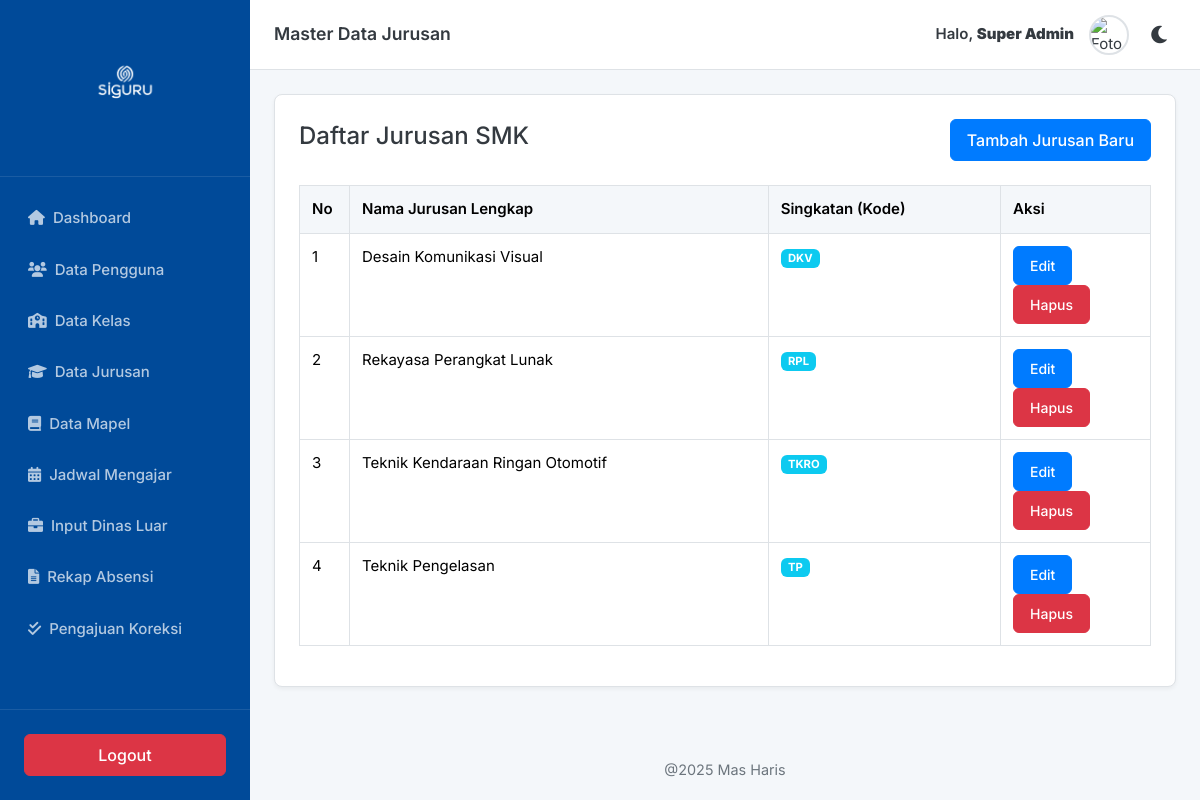
The app's page /manage_jurusan.php (signed in) with its own data.
### tables this page shows
CREATE TABLE
  `jurusan` (
    `id` INT AUTO_INCREMENT PRIMARY KEY,
    `nama_jurusan` VARCHAR(100) NOT NULL,
    `singkatan_jurusan` VARCHAR(10) NOT NULL UNIQUE COMMENT 'Cth: RPL, DKV, TP'
  );

### manage_jurusan.php (the view, shortened to what this page needs)
<?php
require_once 'includes/db.php';
$sql = "SELECT * FROM jurusan ORDER BY nama_jurusan ASC";
$result = $conn->query($sql);
$i = 1;
?>
<?php include 'includes/header.php'; ?>
<div class="card-ui">
    <div style="display: flex; justify-content: space-between; align-items: center;">
        <h4>Daftar Jurusan SMK</h4>
        <a href="edit_jurusan.php" class="btn btn-primary">Tambah Jurusan Baru</a>
    </div>
    <div style="overflow-x: auto; margin-top: 1.5rem;">
        <table class="table">
            <thead>
                <tr>
                    <th style="width: 50px;">No</th>
                    <th>Nama Jurusan Lengkap</th>
                    <th>Singkatan (Kode)</th>
                    <th style="width: 150px;">Aksi</th>
                </tr>
            </thead>
            <tbody>
                <?php if ($result->num_rows > 0): ?>
                    <?php while ($row = $result->fetch_assoc()): ?>
                        <tr>
                            <td><?= $i++; ?></td>
                            <td><?= htmlspecialchars($row['nama_jurusan']); ?></td>
                            <td><span class="badge bg-info"><?= htmlspecialchars($row['singkatan_jurusan']); ?></span></td>
                            <td>
                                <a href="edit_jurusan.php?id=<?= $row['id']; ?>" class="btn btn-primary btn-sm">Edit</a>
                                <a href="manage_jurusan.php?action=delete&id=<?= $row['id']; ?>" class="btn btn-danger btn-sm btn-hapus">Hapus</a>
                            </td>
                        </tr>
                    <?php endwhile; ?>
                <?php else: ?>
                    <tr>
                        <td colspan="4" style="text-align: center;">Belum ada data jurusan.</td>
                    </tr>
                <?php endif; ?>
            </tbody>
        </table>
    </div>
</div>
<?php include 'includes/footer.php'; ?>

### assets/css/style.css (style rules this page uses)
:root { --primary-color: #007bff; --primary-hover: #0056b3; --dark-blue: #004a99; --light-color: #f4f7fa; --white-color: #ffffff; --border-color: #dee2e6; --text-color: #343a40; --text-light: #6c757d; --success: #28a745; --danger: #dc3545; --sidebar-width: 250px; --header-height: 70px; }
body { font-family: "Inter", sans-serif; background-color: var(--light-color); color: var(--text-color); margin: 0; padding: 0; font-size: 15px; transition: background-color 0.2s, color 0.2s; }
.card-ui { background-color: var(--white-color); border: 1px solid var(--border-color); border-radius: 8px; padding: 1.5rem; margin-bottom: 1.5rem; box-shadow: 0 2px 4px rgba(0, 0, 0, 0.05); transition: background-color 0.2s, border-color 0.2s; }
.btn { padding: 0.5rem 1rem; font-weight: 500; border-radius: 6px; cursor: pointer; text-decoration: none; display: inline-block; border: 1px solid transparent; }
.btn-primary { background-color: var(--primary-color); color: var(--white-color); border-color: var(--primary-color); }
.btn-danger { background-color: var(--danger); color: var(--white-color); border-color: var(--danger); }
.table { width: 100%; border-collapse: collapse; }
.table th, .table td { padding: 0.75rem; border: 1px solid var(--border-color); text-align: left; vertical-align: top; }
.table thead th { background-color: var(--light-color); font-weight: 600; }

### records on screen
jurusan: nama_jurusan "Desain Komunikasi Visual", singkatan_jurusan "DKV"
jurusan: nama_jurusan "Rekayasa Perangkat Lunak", singkatan_jurusan "RPL"
jurusan: nama_jurusan "Teknik Kendaraan Ringan Otomotif", singkatan_jurusan "TKRO"
jurusan: nama_jurusan "Teknik Pengelasan", singkatan_jurusan "TP"

### other values on screen
$_SESSION['page_title'] "Master Data Jurusan"
$user_nama "Super Admin"
